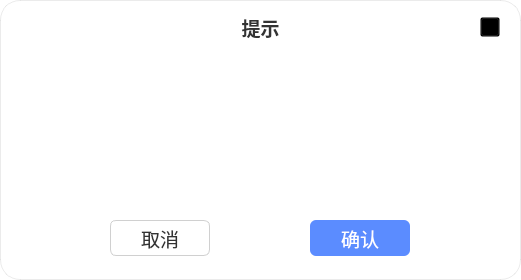
<?xml version="1.0" encoding="UTF-8"?>
<ui version="4.0">
 <class>Form</class>
 <widget class="QWidget" name="Form">
  <property name="geometry">
   <rect>
    <x>0</x>
    <y>0</y>
    <width>521</width>
    <height>280</height>
   </rect>
  </property>
  <property name="minimumSize">
   <size>
    <width>521</width>
    <height>280</height>
   </size>
  </property>
  <property name="maximumSize">
   <size>
    <width>521</width>
    <height>280</height>
   </size>
  </property>
  <property name="windowTitle">
   <string>Form</string>
  </property>
  <property name="styleSheet">
   <string notr="true">QWidget#Form {
	background-color: rgb(255, 255, 255);
	border-radius: 20px;
	border: 1px solid rgba(0, 0, 0, 0.08);
}</string>
  </property>
  <widget class="QLabel" name="label_title">
   <property name="geometry">
    <rect>
     <x>0</x>
     <y>12</y>
     <width>521</width>
     <height>30</height>
    </rect>
   </property>
   <property name="font">
    <font>
     <pointsize>14</pointsize>
     <weight>75</weight>
     <bold>true</bold>
    </font>
   </property>
   <property name="styleSheet">
    <string notr="true">color: #333333;</string>
   </property>
   <property name="text">
    <string>提示</string>
   </property>
   <property name="alignment">
    <set>Qt::AlignCenter</set>
   </property>
  </widget>
  <widget class="QPushButton" name="pushButton_close">
   <property name="geometry">
    <rect>
     <x>480</x>
     <y>17</y>
     <width>20</width>
     <height>20</height>
    </rect>
   </property>
   <property name="minimumSize">
    <size>
     <width>20</width>
     <height>20</height>
    </size>
   </property>
   <property name="maximumSize">
    <size>
     <width>20</width>
     <height>20</height>
    </size>
   </property>
   <property name="styleSheet">
    <string notr="true">border-image: url(:/main/pic/main_quit.png); background: transparent;</string>
   </property>
   <property name="text">
    <string/>
   </property>
  </widget>
  <widget class="QLabel" name="label_icon">
   <property name="geometry">
    <rect>
     <x>236</x>
     <y>58</y>
     <width>48</width>
     <height>48</height>
    </rect>
   </property>
   <property name="minimumSize">
    <size>
     <width>48</width>
     <height>48</height>
    </size>
   </property>
   <property name="maximumSize">
    <size>
     <width>48</width>
     <height>48</height>
    </size>
   </property>
   <property name="styleSheet">
    <string notr="true">border-image: url(:/set/pic/icon_dialog_gantan.png);</string>
   </property>
   <property name="text">
    <string/>
   </property>
  </widget>
  <widget class="QLabel" name="label_message">
   <property name="geometry">
    <rect>
     <x>20</x>
     <y>118</y>
     <width>481</width>
     <height>90</height>
    </rect>
   </property>
   <property name="minimumSize">
    <size>
     <width>481</width>
     <height>60</height>
    </size>
   </property>
   <property name="maximumSize">
    <size>
     <width>481</width>
     <height>120</height>
    </size>
   </property>
   <property name="font">
    <font>
     <pointsize>14</pointsize>
    </font>
   </property>
   <property name="styleSheet">
    <string notr="true">color: #333333;</string>
   </property>
   <property name="text">
    <string/>
   </property>
   <property name="alignment">
    <set>Qt::AlignCenter</set>
   </property>
   <property name="wordWrap">
    <bool>true</bool>
   </property>
  </widget>
  <widget class="QPushButton" name="pushButton_cancel">
   <property name="geometry">
    <rect>
     <x>110</x>
     <y>220</y>
     <width>100</width>
     <height>36</height>
    </rect>
   </property>
   <property name="font">
    <font>
     <pointsize>14</pointsize>
    </font>
   </property>
   <property name="styleSheet">
    <string notr="true">background-color: #ffffff; color: #333333; border: 1px solid #D0D0D0; border-radius: 6px;</string>
   </property>
   <property name="text">
    <string>取消</string>
   </property>
  </widget>
  <widget class="QPushButton" name="pushButton_confirm">
   <property name="geometry">
    <rect>
     <x>310</x>
     <y>220</y>
     <width>100</width>
     <height>36</height>
    </rect>
   </property>
   <property name="font">
    <font>
     <pointsize>14</pointsize>
    </font>
   </property>
   <property name="styleSheet">
    <string notr="true">background-color: #5B8CFF; color: #ffffff; border: none; border-radius: 6px;</string>
   </property>
   <property name="text">
    <string>确认</string>
   </property>
  </widget>
 </widget>
 <resources>
  <include location="resources.qrc"/>
 </resources>
 <connections/>
</ui>
